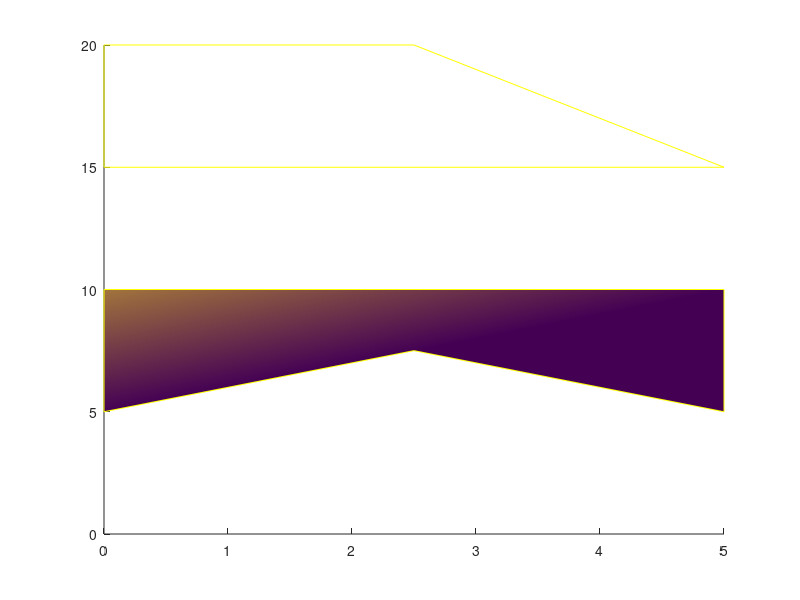

This figure's MATLAB source:

clc
delete( findobj( allchild( gcf ) , 'type' , 'patch' ) )
x_p         = [ [ 0  0  5  2.5 0  nan  ]' [ 0  0 2.5 5  5  0  ]' ] 
y_p         = [ [ 20 15 15 20  20 nan  ]' [ 10 5 7.5 5  10 10  ]' ]    
% cdata       = repmat( [ 1 -1 1 -1 1 ]' , 1, size( x_p , 2 ) )
h.p         = patch( x_p , y_p , [ 0 1 ; 1 0 ; 0 0 ; 0 0 ; 0 0 ; 0 0 ] )
% delete( findobj( allchild( gcf ) , 'type' , 'patch' ) )
% h.p2        = patch( x_p( : , 2 ) , y_p( : , 2 ) , 'blue' )
set( h.p  , 'EdgeColor' , [ 1   1   0   ] )
% set( h.p2 , 'EdgeColor' , [ 0   0   1   ] )
% comet( x_p( : , 1 ) , y_p( : , 1 ) )
